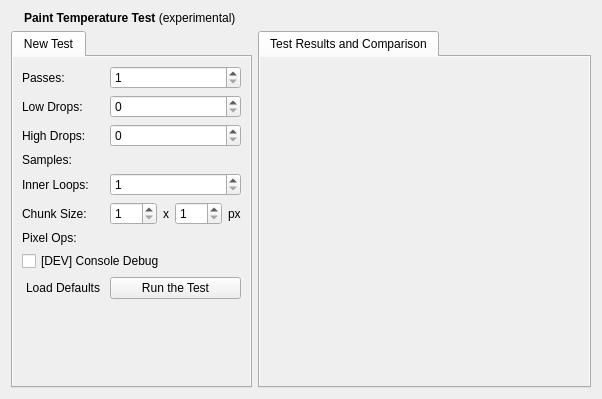
<?xml version="1.0" encoding="UTF-8"?>
<ui version="4.0">
 <author>Enrico Ros</author>
 <class>PaintTemperatureView</class>
 <widget class="QWidget" name="PaintTemperatureView">
  <property name="geometry">
   <rect>
    <x>0</x>
    <y>0</y>
    <width>602</width>
    <height>399</height>
   </rect>
  </property>
  <layout class="QGridLayout" name="gridLayout">
   <item row="0" column="0" colspan="2">
    <layout class="QHBoxLayout" name="horizontalLayout">
     <item>
      <widget class="QLabel" name="iconLabel">
       <property name="sizePolicy">
        <sizepolicy hsizetype="Fixed" vsizetype="Fixed">
         <horstretch>0</horstretch>
         <verstretch>0</verstretch>
        </sizepolicy>
       </property>
       <property name="pixmap">
        <pixmap resource="../inspector.qrc">:/inspector/images/mark-32.png</pixmap>
       </property>
      </widget>
     </item>
     <item>
      <widget class="QLabel" name="titleLabel">
       <property name="sizePolicy">
        <sizepolicy hsizetype="Preferred" vsizetype="Fixed">
         <horstretch>0</horstretch>
         <verstretch>0</verstretch>
        </sizepolicy>
       </property>
       <property name="text">
        <string>&lt;b&gt;Paint Temperature Test&lt;/b&gt; (experimental)</string>
       </property>
      </widget>
     </item>
    </layout>
   </item>
   <item row="1" column="0">
    <widget class="QTabWidget" name="newTestGroup">
     <property name="sizePolicy">
      <sizepolicy hsizetype="Preferred" vsizetype="Preferred">
       <horstretch>0</horstretch>
       <verstretch>0</verstretch>
      </sizepolicy>
     </property>
     <widget class="QWidget" name="newTestPage1">
      <property name="autoFillBackground">
       <bool>true</bool>
      </property>
      <attribute name="title">
       <string>New Test</string>
      </attribute>
      <layout class="QFormLayout" name="formLayout">
       <item row="0" column="0">
        <widget class="QLabel" name="label">
         <property name="text">
          <string>Passes:</string>
         </property>
        </widget>
       </item>
       <item row="0" column="1">
        <widget class="QSpinBox" name="passesBox">
         <property name="minimum">
          <number>1</number>
         </property>
         <property name="maximum">
          <number>10</number>
         </property>
        </widget>
       </item>
       <item row="1" column="0">
        <widget class="QLabel" name="label_2">
         <property name="text">
          <string>Low Drops:</string>
         </property>
        </widget>
       </item>
       <item row="1" column="1">
        <widget class="QSpinBox" name="lowBox">
         <property name="maximum">
          <number>9</number>
         </property>
        </widget>
       </item>
       <item row="2" column="0">
        <widget class="QLabel" name="label_3">
         <property name="text">
          <string>High Drops:</string>
         </property>
        </widget>
       </item>
       <item row="2" column="1">
        <widget class="QSpinBox" name="highBox">
         <property name="maximum">
          <number>9</number>
         </property>
        </widget>
       </item>
       <item row="3" column="0">
        <widget class="QLabel" name="samplesLabel">
         <property name="text">
          <string>Samples:</string>
         </property>
        </widget>
       </item>
       <item row="3" column="1">
        <widget class="QLabel" name="samplesBox">
         <property name="text">
          <string notr="true"/>
         </property>
        </widget>
       </item>
       <item row="4" column="0">
        <widget class="QLabel" name="label_4">
         <property name="text">
          <string>Inner Loops:</string>
         </property>
        </widget>
       </item>
       <item row="4" column="1">
        <widget class="QSpinBox" name="innerBox">
         <property name="minimum">
          <number>1</number>
         </property>
         <property name="maximum">
          <number>50</number>
         </property>
        </widget>
       </item>
       <item row="5" column="0">
        <widget class="QLabel" name="label_5">
         <property name="text">
          <string>Chunk Size:</string>
         </property>
        </widget>
       </item>
       <item row="5" column="1">
        <layout class="QHBoxLayout" name="horizontalLayout_2">
         <item>
          <widget class="QSpinBox" name="widthBox">
           <property name="minimum">
            <number>1</number>
           </property>
           <property name="maximum">
            <number>500</number>
           </property>
          </widget>
         </item>
         <item>
          <widget class="QLabel" name="label_7">
           <property name="text">
            <string>x</string>
           </property>
          </widget>
         </item>
         <item>
          <widget class="QSpinBox" name="heightBox">
           <property name="minimum">
            <number>1</number>
           </property>
           <property name="maximum">
            <number>500</number>
           </property>
          </widget>
         </item>
         <item>
          <widget class="QLabel" name="label_8">
           <property name="text">
            <string>px</string>
           </property>
          </widget>
         </item>
        </layout>
       </item>
       <item row="6" column="0">
        <widget class="QLabel" name="popsLabel">
         <property name="text">
          <string>Pixel Ops:</string>
         </property>
        </widget>
       </item>
       <item row="6" column="1">
        <widget class="QLabel" name="popsBox">
         <property name="text">
          <string notr="true"/>
         </property>
        </widget>
       </item>
       <item row="7" column="0" colspan="2">
        <widget class="QCheckBox" name="debugBox">
         <property name="text">
          <string notr="true">[DEV] Console Debug</string>
         </property>
        </widget>
       </item>
       <item row="8" column="0">
        <widget class="QPushButton" name="defaultsButton">
         <property name="text">
          <string>Load Defaults</string>
         </property>
         <property name="flat">
          <bool>true</bool>
         </property>
        </widget>
       </item>
       <item row="8" column="1">
        <widget class="QPushButton" name="runButton">
         <property name="sizePolicy">
          <sizepolicy hsizetype="MinimumExpanding" vsizetype="Fixed">
           <horstretch>0</horstretch>
           <verstretch>0</verstretch>
          </sizepolicy>
         </property>
         <property name="text">
          <string>Run the Test</string>
         </property>
         <property name="icon">
          <iconset resource="../inspector.qrc">
           <normaloff>:/inspector/images/inspector-icon-32.png</normaloff>:/inspector/images/inspector-icon-32.png</iconset>
         </property>
        </widget>
       </item>
      </layout>
     </widget>
    </widget>
   </item>
   <item row="1" column="1">
    <widget class="QTabWidget" name="resultsGroup">
     <property name="sizePolicy">
      <sizepolicy hsizetype="MinimumExpanding" vsizetype="Expanding">
       <horstretch>0</horstretch>
       <verstretch>0</verstretch>
      </sizepolicy>
     </property>
     <widget class="QWidget" name="resultsPage1">
      <property name="autoFillBackground">
       <bool>true</bool>
      </property>
      <attribute name="title">
       <string>Test Results and Comparison</string>
      </attribute>
      <layout class="QVBoxLayout" name="verticalLayout_3"/>
     </widget>
    </widget>
   </item>
  </layout>
 </widget>
 <resources>
  <include location="../inspector.qrc"/>
 </resources>
 <connections/>
</ui>
